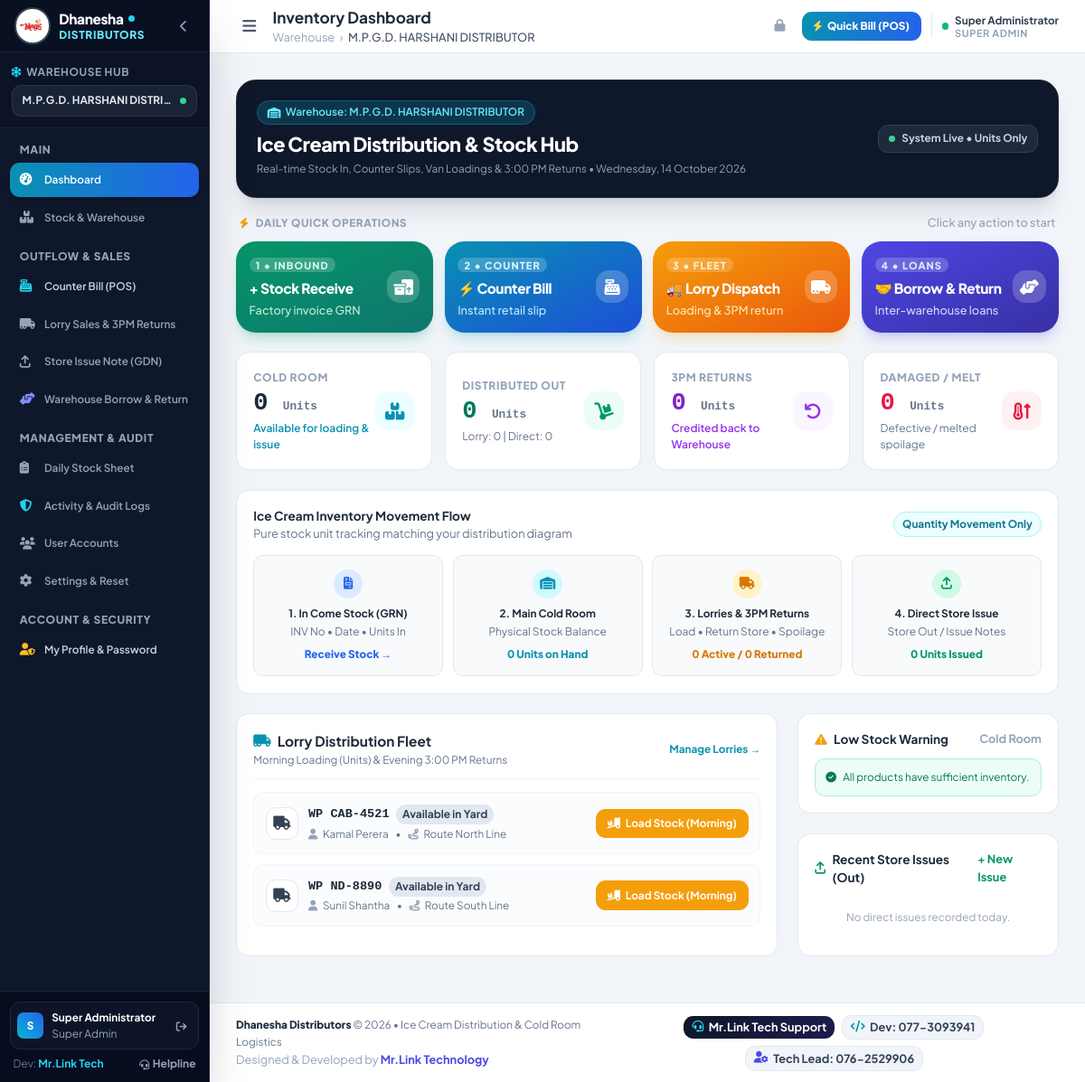
/dashboard.php (signed in), run on the app's committed database.
### tables this page shows
CREATE TABLE IF NOT EXISTS `branches` (
    `id` INT AUTO_INCREMENT PRIMARY KEY,
    `name` VARCHAR(100) NOT NULL,
    `code` VARCHAR(20) NOT NULL UNIQUE,
    `address` VARCHAR(255) NULL,
    `phone` VARCHAR(50) NULL,
    `created_at` TIMESTAMP DEFAULT CURRENT_TIMESTAMP
);

CREATE TABLE IF NOT EXISTS `lorries` (
    `id` INT AUTO_INCREMENT PRIMARY KEY,
    `branch_id` INT NOT NULL,
    `plate_no` VARCHAR(50) NOT NULL UNIQUE,
    `driver_name` VARCHAR(100) NOT NULL,
    `contact_no` VARCHAR(50) NULL,
    `route_name` VARCHAR(100) NULL,
    `status` ENUM('available', 'on_route', 'maintenance') DEFAULT 'available',
    `created_at` TIMESTAMP DEFAULT CURRENT_TIMESTAMP
);

### dashboard.php (the view, shortened to what the rows shown need)
<?php
$pageTitle = "Inventory Dashboard";
require_once __DIR__ . '/config/auth.php';
$user = currentUser();
$branchId = $user['branch_id'];
$today = date('Y-m-d');
$stmt = $pdo->prepare("SELECT l.*,
    (SELECT ld.status FROM lorry_dispatches ld WHERE ld.lorry_id = l.id AND ld.dispatch_date = ? ORDER BY ld.id DESC LIMIT 1) as today_status,
    (SELECT ld.id FROM lorry_dispatches ld WHERE ld.lorry_id = l.id AND ld.dispatch_date = ? ORDER BY ld.id DESC LIMIT 1) as active_dispatch_id,
    (SELECT ld.total_loaded_qty FROM lorry_dispatches ld WHERE ld.lorry_id = l.id AND ld.dispatch_date = ? ORDER BY ld.id DESC LIMIT 1) as today_loaded
    FROM lorries l WHERE l.branch_id = ? ORDER BY l.id ASC");
$stmt->execute([$today, $today, $today, $branchId]);
$branchLorries = $stmt->fetchAll();
require_once __DIR__ . '/includes/header.php';
?>
<div class="mb-5 bg-gradient-to-r from-slate-900 via-slate-850 to-slate-900 border border-slate-800 rounded-3xl p-5 sm:p-6 text-white shadow-xl relative overflow-hidden">
    <div class="flex flex-col sm:flex-row sm:items-center sm:justify-between gap-3 relative z-10">
        <div>
            <div class="inline-flex items-center gap-1.5 px-3 py-1 rounded-full bg-cyan-500/20 text-cyan-300 border border-cyan-500/30 text-xs font-semibold mb-2">
                <i class="fa-solid fa-warehouse"></i> Warehouse: <?= htmlspecialchars($user['branch_name']) ?>
            </div>
            <h1 class="text-xl sm:text-2xl font-black tracking-tight text-white">Ice Cream Distribution & Stock Hub</h1>
            <p class="text-slate-400 text-xs mt-1">Real-time Stock In, Counter Slips, Van Loadings & 3:00 PM Returns &bull; <?= date('l, d F Y') ?></p>
        </div>
    </div>
</div>
<div class="mb-6">
    <div class="flex items-center justify-between mb-3 px-1">
        <h2 class="text-xs font-black uppercase tracking-wider text-slate-400 flex items-center">
            <i class="fa-solid fa-bolt text-amber-500 mr-2"></i> Daily Quick Operations
        </h2>
    </div>
</div>
<div class="grid grid-cols-1 lg:grid-cols-3 gap-6 mb-6">
    <div class="lg:col-span-2 bg-white rounded-2xl p-5 border border-slate-200 shadow-xs">
        <div class="space-y-3">
            <?php if (empty($branchLorries)): ?>
                <div class="text-center py-6 text-slate-400 text-xs">No lorries registered yet. Go to Lorries page to register vehicles.</div>
            <?php else: ?>
                <?php foreach ($branchLorries as $lorry): ?>
                    <div class="flex flex-col sm:flex-row sm:items-center justify-between p-3.5 rounded-xl border border-slate-100 hover:border-slate-300 hover:shadow-xs transition-all bg-slate-50/50 gap-3">
                        <div class="flex items-center space-x-3">
                            <div class="w-10 h-10 rounded-xl bg-white border border-slate-200 flex items-center justify-center text-slate-700 shadow-xs">
                                <i class="fa-solid fa-truck text-base"></i>
                            </div>
                            <div>
                                <div class="flex items-center gap-2">
                                    <span class="font-extrabold text-sm text-slate-800 font-mono"><?= htmlspecialchars($lorry['plate_no']) ?></span>
                                    <?php if ($lorry['today_status'] === 'dispatched'): ?>
                                        <span class="px-2 py-0.5 text-[10px] font-bold rounded-full bg-amber-100 text-amber-800 border border-amber-200 flex items-center">
                                            <span class="w-1.5 h-1.5 rounded-full bg-amber-500 mr-1 animate-pulse"></span> On Route (<?= $lorry['today_loaded'] ?> Units)
                                        </span>
                                    <?php elseif ($lorry['today_status'] === 'settled'): ?>
                                        <span class="px-2 py-0.5 text-[10px] font-bold rounded-full bg-emerald-100 text-emerald-800 border border-emerald-200">
                                            <i class="fa-solid fa-check mr-1"></i> Returned & Settled
                                        </span>
                                    <?php else: ?>
                                        <span class="px-2 py-0.5 text-[10px] font-bold rounded-full bg-slate-200 text-slate-700">
                                            Available in Yard
                                        </span>
                                    <?php endif; ?>
                                </div>
                                <div class="text-xs text-slate-500 mt-0.5">
                                    <span><i class="fa-solid fa-user text-slate-400 mr-1"></i> <?= htmlspecialchars($lorry['driver_name']) ?></span>
                                    <span class="mx-1.5">&bull;</span>
                                    <span><i class="fa-solid fa-route text-slate-400 mr-1"></i> <?= htmlspecialchars($lorry['route_name'] ?: 'Distribution Route') ?></span>
                                </div>
                            </div>
                        </div>
                        <div class="flex items-center gap-2 sm:self-center">
                            <?php if ($lorry['today_status'] === 'dispatched'): ?>
                                <a href="lorry.php?action=settle&dispatch_id=<?= $lorry['active_dispatch_id'] ?>" class="px-3.5 py-2 bg-rose-600 hover:bg-rose-700 text-white rounded-xl text-xs font-bold shadow-xs">
                                    <i class="fa-solid fa-clock-rotate-left mr-1"></i> 3:00 PM Returns
                                </a>
                            <?php elseif ($lorry['today_status'] === 'settled'): ?>
                                <a href="lorry.php?view_dispatch=<?= $lorry['active_dispatch_id'] ?>" class="px-3 py-1.5 bg-slate-200 hover:bg-slate-300 text-slate-700 rounded-lg text-xs font-bold">
                                    View Return Sheet
                                </a>
                            <?php else: ?>
                                <a href="lorry.php?action=new_dispatch&lorry_id=<?= $lorry['id'] ?>" class="px-3.5 py-2 bg-amber-500 hover:bg-amber-600 text-white rounded-xl text-xs font-bold shadow-xs">
                                    <i class="fa-solid fa-truck-ramp-box mr-1"></i> Load Stock (Morning)
                                </a>
                            <?php endif; ?>
                        </div>
                    </div>
                <?php endforeach; ?>
            <?php endif; ?>
        </div>
    </div>
</div>
<?php require_once __DIR__ . '/includes/footer.php'; ?>

### includes/header.php (shortened to what the rows shown need)
<?php
require_once __DIR__ . '/../config/auth.php';
$user = currentUser();
if ($user['role'] === 'super_admin') {
    global $pdo;
    $allBranches = $pdo->query("SELECT id, name, code FROM branches ORDER BY id ASC")->fetchAll();
}
?>
<!DOCTYPE html>
<html lang="en">
<head>
    <script src="https://cdn.tailwindcss.com"></script>
    <link rel="stylesheet" href="https://cdnjs.cloudflare.com/ajax/libs/font-awesome/6.4.0/css/all.min.css">
</head>
<body class="bg-slate-100 text-slate-800 min-h-screen flex flex-col antialiased">
    <aside id="mainSidebar" class="fixed inset-y-0 left-0 z-50 w-64 bg-slate-900 text-slate-200 flex flex-col justify-between transition-transform duration-300 transform -translate-x-full md:translate-x-0 shadow-2xl border-r border-slate-800 no-print">
        <div class="flex flex-col flex-1 overflow-hidden">
            <div class="p-3.5 border-b border-slate-800/60 bg-slate-950/20">
                <div class="text-xs font-bold text-slate-200 bg-slate-800/80 px-3 py-2 rounded-xl border border-slate-700/60 truncate flex items-center justify-between">
                    <span class="truncate"><?= htmlspecialchars($user['branch_name'] ?? 'Main Cold Room Hub') ?></span>
                    <span class="w-2 h-2 rounded-full bg-emerald-400 animate-pulse ml-1.5 shrink-0" title="Operational"></span>
                </div>
            </div>
        </div>
    </aside>
    <div class="md:pl-64 flex flex-col flex-1 min-h-screen print-full-width">
        <header class="bg-white border-b border-slate-200 sticky top-0 z-30 shadow-xs no-print">
            <div class="px-4 sm:px-6 lg:px-8 h-16 flex items-center justify-between">
                <div class="flex items-center space-x-3">
                    <div>
                        <h2 class="text-base sm:text-lg font-bold text-slate-800 leading-tight">
                            <?= isset($pageTitle) ? htmlspecialchars($pageTitle) : 'Overview' ?>
                        </h2>
                        <div class="hidden sm:flex items-center space-x-1.5 text-[11px] text-slate-400">
                            <span>Warehouse</span>
                            <span>&rsaquo;</span>
                            <span class="text-slate-600 font-medium"><?= htmlspecialchars($user['branch_name']) ?></span>
                        </div>
                    </div>
                </div>
            </div>
        </header>
        <main class="flex-1 p-4 sm:p-6 lg:p-8 w-full">

### data on the page
branches: name "M.P.G.D. HARSHANI DISTRI…", name "M.P.G.D. HARSHANI DISTRIBUTOR"
lorries: plate_no "WP CAB-4521", driver_name "Kamal Perera", route_name "Route North Line"
lorries: plate_no "WP ND-8890", driver_name "Sunil Shantha", route_name "Route South Line"

### other printed values
substr($user['name'], 0, 1) "S"
$user['name'] "Super Administrator"
str_replace('_', ' ', $user['role']) "Super Admin"
$pageTitle "Inventory Dashboard"
str_replace('_', ' ', $user['role']) "SUPER ADMIN"
$totalStoreStock "0"
$totalDistributedToday "0"
$lorryStats['lorry_delivered_qty'] "0"
$todayDirectIssueQty "0"
$lorryStats['lorry_returned_qty'] "0"
$lorryStats['lorry_damage_qty'] "0"
$lorryStats['on_route'] "0"
$lorryStats['settled'] "0"
